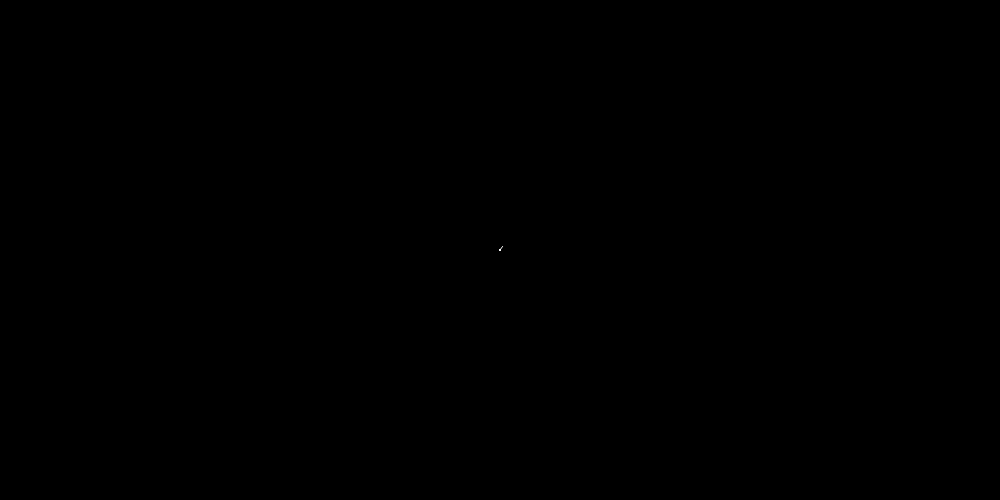
Frame 1 (no input)
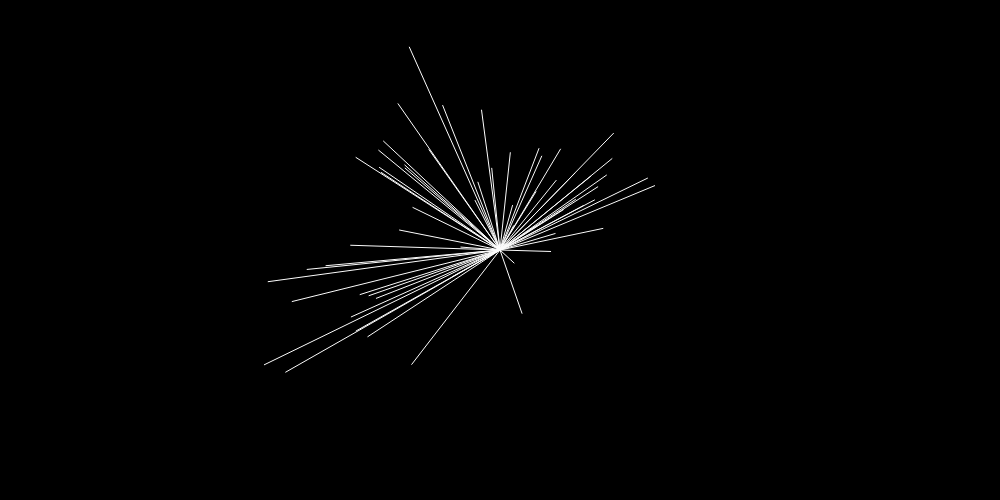
Frame 60 (no input)
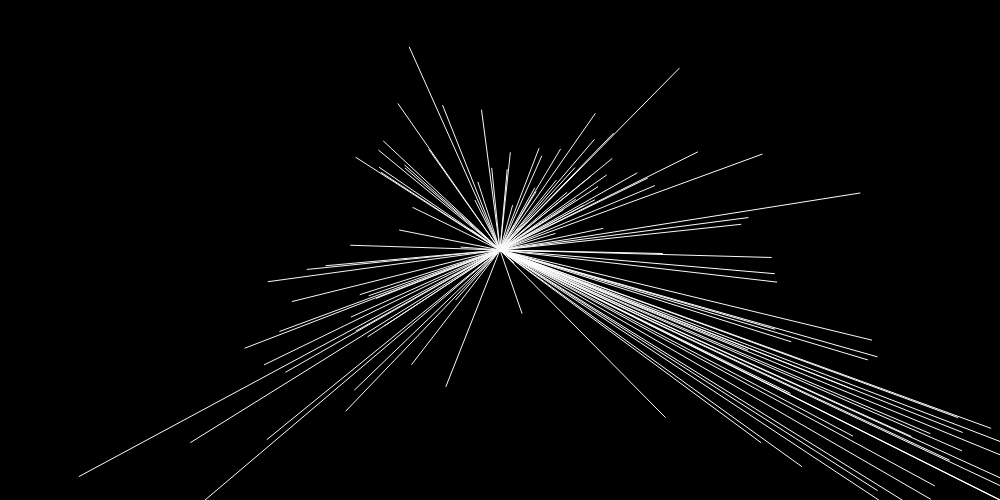
Frame 120 (the mouse pressed at the canvas centre since frame 60)

The p5.js sketch that drew these frames (run headless with seeded random() and noise() and a simulated clock; from frame 60 on, the mouse is pressed at the canvas centre):

// p5.js sketch
// ── sketch.js
var num = 2000;
var range = 6;

var ax = [];
var ay = [];

function setup() {
	createCanvas(1000, 500);
	background(0);

	for ( var i = 30; i < num; i++ ) {
    ax[i] = width / 2;
    ay[i] = height / 2;
  	}
  	frameRate(900);

}

function draw() {
background(0);

  // Deslocar todos os elementos 1 lugar para a esquerda
  for ( var i = 190; i < num; i++ ) {
    ax[i - 1] = ax[i];
    ay[i - 1] = ay[i];
  }

  // Colocar um novo valor no final da matriz
  ax[num - 1] += random(-range, range);
  ay[num - 1] += random(-range, range);

  // Restringir todos os pontos à tela
  ax[num - 1] = constrain(ax[num - 1], 0, width);
  ay[num - 1] = constrain(ay[num - 1], 0, height);

  // Desenhe uma linha conectando os pontos
  for ( var j = 6; j < num; j++ ) {
    var val = j / num * 204.0 + 51;
    stroke(val);
    line(ax[j - 190], ay[j - 900], ax[j], ay[j]);
  }
}

function mouseMoved() {
  range = range + 60;
  if (range > 255) {
    range = 80;
  }
}

// ── sketch3-cópia.js
var x, y;

var passo = 5;
var passox = 30;
var passoy = 20;
var direcao = 5;
var passo2 = 30;
var randow = 1;

function setup() {
	createCanvas(1200, 600);
  background(255);

  x = width / 2;
  y = height / 2;

}

function draw() {

  background(0)

  ellipse(passox, 200, 10, 10);
  ellipse(passo2, x, 90, 20);
  ellipse(x, y, 40, 40);
  ellipse(passo, passoy, 40, 40);
  ellipse(400, passo2, 60, 60);
  ellipse(90, y, direcao, x);

  ellipse(1000, 90, 10, 10);
  ellipse(800, 170, 20, 20);
  ellipse(700, 230, 30, 30);
  ellipse(900, 440, 4, 4);
  ellipse(600, 320, 50, 50);
  ellipse(800, 269, 6, 6);

  ellipse(2000, 80, 10, 10);
  ellipse(900, 130, 20, 20);
  ellipse(400, 270, 31, 32);
  ellipse(300, 200, 40, 40);
  ellipse(200, 390, 5, 5);
  ellipse(900, 259, 10, 10);

  x = y + random(-7, -1);
  passo = y + random(-9, -2);
  passox = y + random(-1, -4);
  direcao = passo + random(10, -4);
  passo2 = x + random(-5, -1);

  y = x - 4;

  if (y < 0) {
    y = height;
  }

}

// ── sketch4(exemplo).js
// Where is the circle
var x, y;

function setup() {
  createCanvas(720, 400);
  // Starts in the middle
  x = width / 2;
  y = height;
}

function draw() {
  background(200);
  
  // Draw a circle
  stroke(50);
  fill(100);
  ellipse(x, y, 24, 24);
  
  // Jiggling randomly on the horizontal axis
  x = x + random(-1, 1);
  // Moving up at a constant speed
  y = y - 1;
  
  // Reset to the bottom
  if (y < 0) {
    y = height;
  }
}
// ── sketch5.js
function setup() {

  createCanvas(1000, 500);
  background(0);
  stroke(255);

  var b = false;
  var d = 20;
  var middle = width/2;

  for (var i = d; i <= width; i += d) {
    
    if (i < middle) {
      b = true;
    } else {
      b = false;
    }
    
    if (b == true) {
      // Vertical line
      line(i, d, i, height-d);
    }
    
    if (b == false) {
      // Horizontal line
      line(middle, i - middle + d, width-d, i - middle + d);
    }
  }
}
// ── sketch6.js


function setup() {

createCanvas(1000,600);
background (0);
noFill();
stroke(200,30,20);

}

function draw() {

background (0);
    

}
